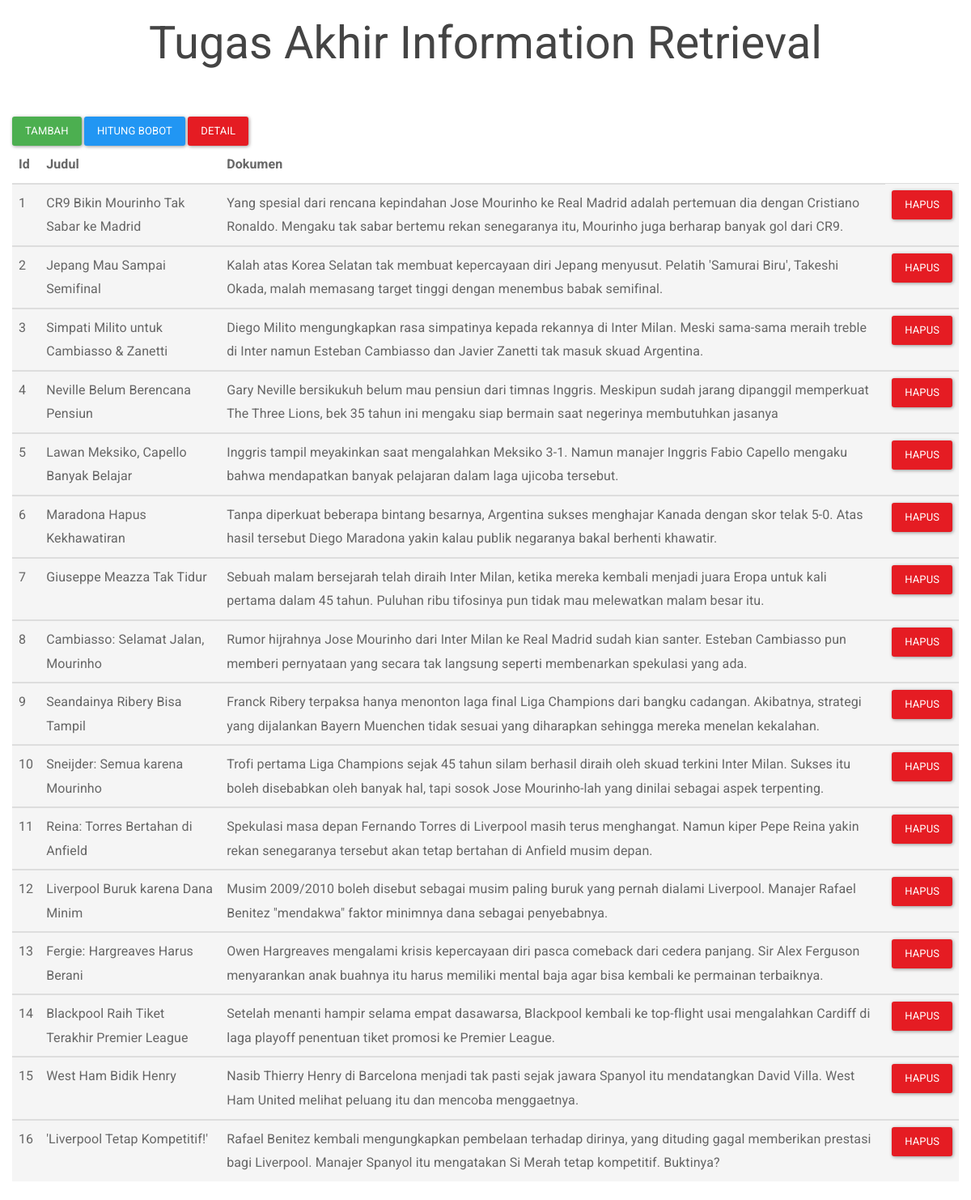
The page / on the database its author committed.
### tables this page shows
CREATE TABLE IF NOT EXISTS `tbberita` (
  `Id` int(11) NOT NULL AUTO_INCREMENT,
  `Judul` varchar(100) NOT NULL,
  `Berita` varchar(255) NOT NULL,
  PRIMARY KEY (`Id`)
);

### koleksi.php (the view, shortened to what this page needs)
<div class="main">
  <div class="container">
  <div class="row">
  <a href="#" class="btn btn-success" id="tambah">Tambah</a>
   <a href="?rute=hitung" class="btn btn-primary" id="">Hitung Bobot</a>
    <a href="?rute=home" class="btn btn-danger" id="">Detail</a>
<table class="table table-striped table-hover ">
<thead>
    <tr>
      <th>Id</th>
      <th>Judul</th>
      <th>Dokumen</th>
    </tr>
  </thead>
<?php
$result = mysqli_query($konek,"SELECT * FROM tbberita ORDER BY Id");
	while($row = mysqli_fetch_array($result)) {
		echo '<tbody>
    	<tr class="active">';
    	echo '<td>'.$row['Id'].'</td>';
	    echo '<td>'.$row['Judul'].'</td>';
	    echo '<td>'.$row['Berita'].'</td>';
	    echo '<td><a class="btn btn-danger" href="hapus.php?kode='.$row['Id'].'">Hapus</a>';
		echo '</tr>';
	}
?>
</table>

### index.php (shortened to what this page needs)
<!DOCTYPE >
<html>
<head>
</head>
<body>
	<a href="?rute=koleksi"><center><h1>Tugas Akhir Information Retrieval</h1></center></a>
	<br><br>
	<?php
			include "library/import.php";
			include "alur.php";
	?>
</body>
</html>

### library/import.php (shortened to what this page needs)
<link href="asset/css/bootstrap.min.css" rel="stylesheet">
<link href="asset/css/bootstrap.css" rel="stylesheet">
<link href="asset/css/sweetalert.css" rel="stylesheet">
<link href="asset/css/font-awesome.min.css" rel="stylesheet">

### alur.php (shortened to what this page needs)
<?php
if(!isset($_GET['rute'])){
	include 'koleksi.php';
}
?>

### rows shown on the page
tbberita: Id "1", Judul "CR9 Bikin Mourinho Tak Sabar ke Madrid", Berita "Yang spesial dari rencana kepindahan Jose Mourinho ke Real Madrid adalah pertemuan dia dengan Cristiano Ronaldo. Mengaku tak sabar bertemu rekan senegaranya itu, Mourinho juga berharap banyak gol dari CR9."
tbberita: Id "2", Judul "Jepang Mau Sampai Semifinal", Berita "Kalah atas Korea Selatan tak membuat kepercayaan diri Jepang menyusut. Pelatih 'Samurai Biru', Takeshi Okada, malah memasang target tinggi dengan menembus babak semifinal."
tbberita: Id "3", Judul "Simpati Milito untuk Cambiasso & Zanetti", Berita "Diego Milito mengungkapkan rasa simpatinya kepada rekannya di Inter Milan. Meski sama-sama meraih treble di Inter namun Esteban Cambiasso dan Javier Zanetti tak masuk skuad Argentina."
tbberita: Id "4", Judul "Neville Belum Berencana Pensiun", Berita "Gary Neville bersikukuh belum mau pensiun dari timnas Inggris. Meskipun sudah jarang dipanggil memperkuat The Three Lions, bek 35 tahun ini mengaku siap bermain saat negerinya membutuhkan jasanya"
tbberita: Id "5", Judul "Lawan Meksiko, Capello Banyak Belajar", Berita "Inggris tampil meyakinkan saat mengalahkan Meksiko 3-1. Namun manajer Inggris Fabio Capello mengaku bahwa mendapatkan banyak pelajaran dalam laga ujicoba tersebut."
tbberita: Id "6", Judul "Maradona Hapus Kekhawatiran", Berita "Tanpa diperkuat beberapa bintang besarnya, Argentina sukses menghajar Kanada dengan skor telak 5-0. Atas hasil tersebut Diego Maradona yakin kalau publik negaranya bakal berhenti khawatir."
tbberita: Id "7", Judul "Giuseppe Meazza Tak Tidur", Berita "Sebuah malam bersejarah telah diraih Inter Milan, ketika mereka kembali menjadi juara Eropa untuk kali pertama dalam 45 tahun. Puluhan ribu tifosinya pun tidak mau melewatkan malam besar itu."
tbberita: Id "8", Judul "Cambiasso: Selamat Jalan, Mourinho", Berita "Rumor hijrahnya Jose Mourinho dari Inter Milan ke Real Madrid sudah kian santer. Esteban Cambiasso pun memberi pernyataan yang secara tak langsung seperti membenarkan spekulasi yang ada."
tbberita: Id "9", Judul "Seandainya Ribery Bisa Tampil", Berita "Franck Ribery terpaksa hanya menonton laga final Liga Champions dari bangku cadangan. Akibatnya, strategi yang dijalankan Bayern Muenchen tidak sesuai yang diharapkan sehingga mereka menelan kekalahan."
tbberita: Id "10", Judul "Sneijder: Semua karena Mourinho", Berita "Trofi pertama Liga Champions sejak 45 tahun silam berhasil diraih oleh skuad terkini Inter Milan. Sukses itu boleh disebabkan oleh banyak hal, tapi sosok Jose Mourinho-lah yang dinilai sebagai aspek terpenting."
tbberita: Id "11", Judul "Reina: Torres Bertahan di Anfield", Berita "Spekulasi masa depan Fernando Torres di Liverpool masih terus menghangat. Namun kiper Pepe Reina yakin rekan senegaranya tersebut akan tetap bertahan di Anfield musim depan."
tbberita: Id "12", Judul "Liverpool Buruk karena Dana Minim", Berita "Musim 2009/2010 boleh disebut sebagai musim paling buruk yang pernah dialami Liverpool. Manajer Rafael Benitez \"mendakwa\" faktor minimnya dana sebagai penyebabnya."
tbberita: Id "13", Judul "Fergie: Hargreaves Harus Berani", Berita "Owen Hargreaves mengalami krisis kepercayaan diri pasca comeback dari cedera panjang. Sir Alex Ferguson menyarankan anak buahnya itu harus memiliki mental baja agar bisa kembali ke permainan terbaiknya."
tbberita: Id "14", Judul "Blackpool Raih Tiket Terakhir Premier League", Berita "Setelah menanti hampir selama empat dasawarsa, Blackpool kembali ke top-flight usai mengalahkan Cardiff di laga playoff penentuan tiket promosi ke Premier League."
tbberita: Id "15", Judul "West Ham Bidik Henry", Berita "Nasib Thierry Henry di Barcelona menjadi tak pasti sejak jawara Spanyol itu mendatangkan David Villa. West Ham United melihat peluang itu dan mencoba menggaetnya."
tbberita: Id "16", Judul "'Liverpool Tetap Kompetitif!'", Berita "Rafael Benitez kembali mengungkapkan pembelaan terhadap dirinya, yang dituding gagal memberikan prestasi bagi Liverpool. Manajer Spanyol itu mengatakan Si Merah tetap kompetitif. Buktinya?"
